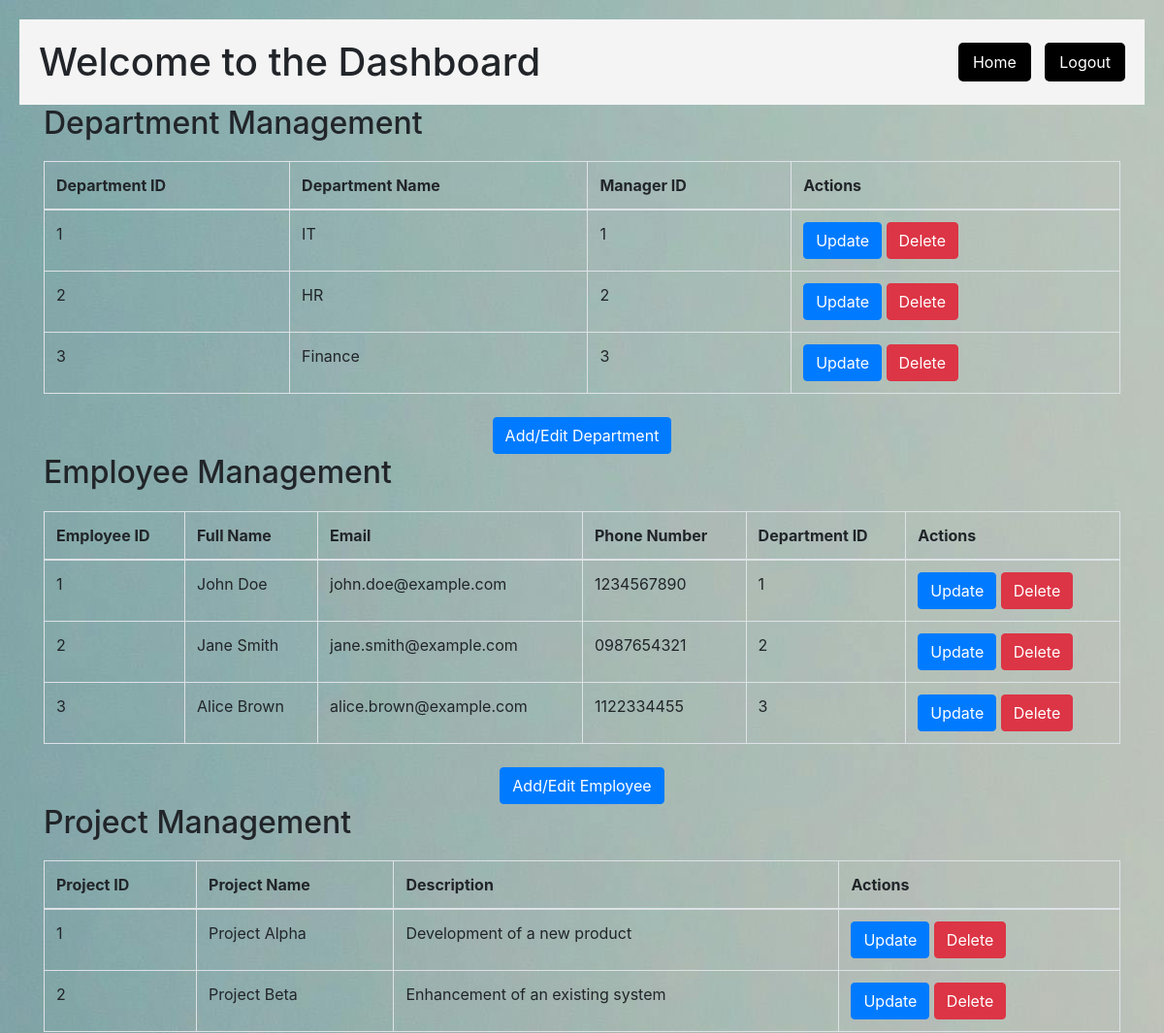
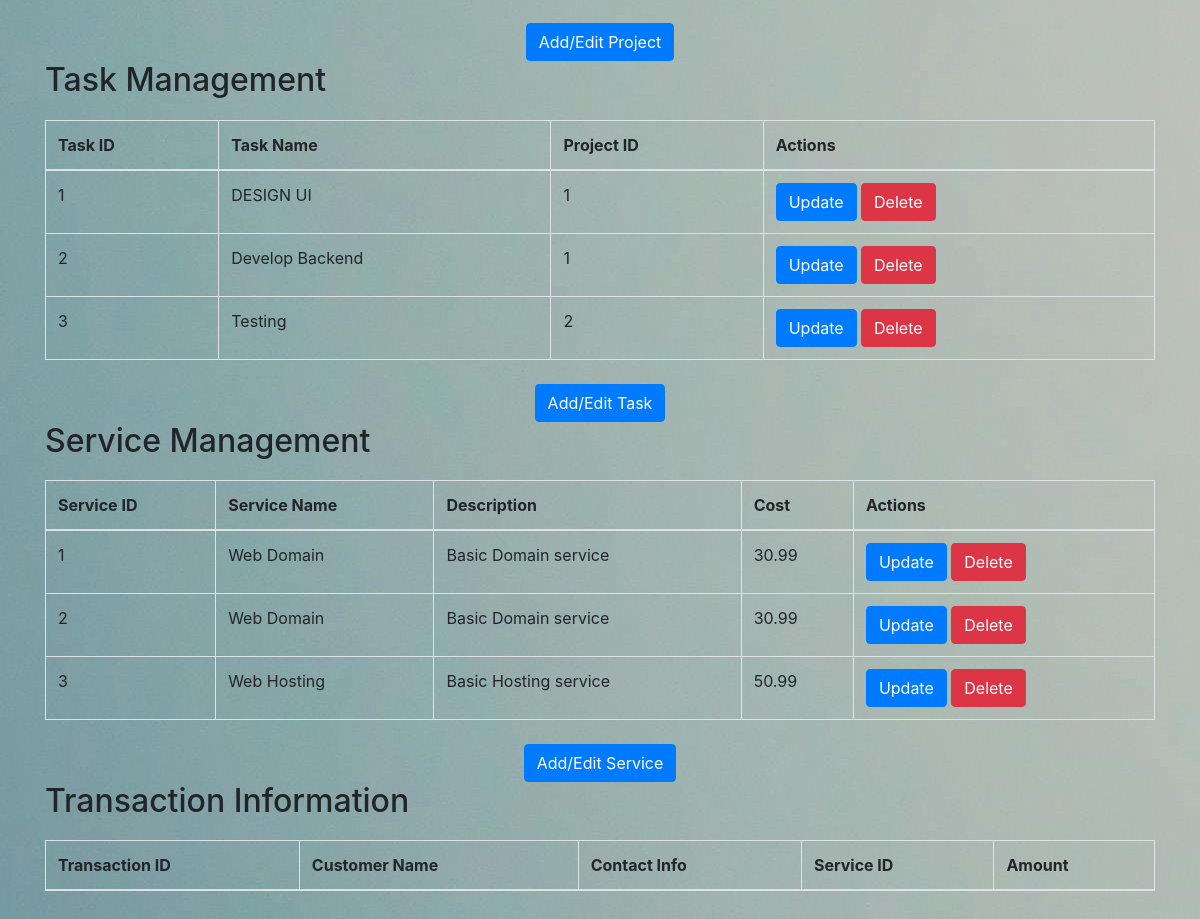
Page /depts.php on the committed database (2 pictures, top to bottom).
### tables this page shows
CREATE TABLE `departments` (
  `department_id` int(11) NOT NULL,
  `department_name` varchar(255) NOT NULL,
  `manager_id` int(11) DEFAULT NULL
);

CREATE TABLE `employees` (
  `employee_id` int(11) NOT NULL,
  `full_name` varchar(255) NOT NULL,
  `email` varchar(150) NOT NULL,
  `phone_number` varchar(15) DEFAULT NULL,
  `department_id` int(11) DEFAULT NULL
);

CREATE TABLE `projects` (
  `project_id` int(11) NOT NULL,
  `project_name` varchar(255) NOT NULL,
  `description` text DEFAULT NULL
);

CREATE TABLE `tasks` (
  `task_id` int(11) NOT NULL,
  `task_name` varchar(255) NOT NULL,
  `project_id` int(11) DEFAULT NULL
);

CREATE TABLE `services` (
  `service_id` INT(11) NOT NULL PRIMARY KEY,
  `service_name` VARCHAR(255) NOT NULL,
  `description` TEXT DEFAULT NULL,
  `cost` DECIMAL(10,2) DEFAULT NULL,
  `department_id` INT(11) DEFAULT NULL
);

### depts.php (the view, shortened to what this page needs)
<?php
$servername = "localhost";
$username = "root";
$password = "";
$dbname = "projmr1";
$conn = new mysqli($servername, $username, $password, $dbname);
$departments_query = "SELECT * FROM departments";
$departments_result = mysqli_query($conn, $departments_query);
$employees_query = "SELECT * FROM employees";
$employees_result = mysqli_query($conn, $employees_query);
$projects_query = "SELECT * FROM projects";
$projects_result = mysqli_query($conn, $projects_query);
$tasks_query = "SELECT * FROM tasks";
$tasks_result = mysqli_query($conn, $tasks_query);
$services_query = "SELECT * FROM services";
$services_result = mysqli_query($conn, $services_query);
?>
<!DOCTYPE html>
<html lang="en">
<head>
    <link href="https://stackpath.bootstrapcdn.com/bootstrap/4.5.2/css/bootstrap.min.css" rel="stylesheet">
</head>
<body>
<header style="display: flex; justify-content: space-between; align-items: center; padding: 20px; background-color: #f4f4f4;">
        <h1 style="margin: 0;">Welcome to the Dashboard</h1>
        <div>
            <a href="index.php" style="padding: 10px 15px; margin-right: 10px; text-decoration: none; color: #fff; background-color:rgb(0, 0, 0); border-radius: 5px;">Home</a>
            <a href="logout.php" style="padding: 10px 15px; text-decoration: none; color: #fff; background-color:rgb(0, 0, 0); border-radius: 5px;">Logout</a>
        </div>
    </header>
    <div class="container">
        <h2>Department Management</h2>
        <table class="table table-bordered">
            <thead>
                <tr>
                    <th>Department ID</th>
                    <th>Department Name</th>
                    <th>Manager ID</th>
                    <th>Actions</th>
                </tr>
            </thead>
            <tbody>
                <?php while ($row = mysqli_fetch_assoc($departments_result)) { ?>
                    <tr>
                        <td><?php echo $row['department_id']; ?></td>
                        <td><?php echo $row['department_name']; ?></td>
                        <td><?php echo $row['manager_id']; ?></td>
                        <td>
                            <button class="btn btn-primary" data-toggle="modal" data-target="#updateDepartmentModal<?php echo $row['department_id']; ?>">Update</button>
                            <form action="" method="POST" style="display:inline;">
                                <button type="submit" name="delete_department" class="btn btn-danger" onclick="return confirm('Are you sure you want to delete this department?');">Delete</button>
                            </form>
                        </td>
                    </tr>
                <?php } ?>
            </tbody>
        </table>
<div class="text-center mt-4">
    <a class="btn btn-primary" href="insert_department.php">Add/Edit Department</a>
</div>
        <h2>Employee Management</h2>
        <table class="table table-bordered">
            <thead>
                <tr>
                    <th>Employee ID</th>
                    <th>Full Name</th>
                    <th>Email</th>
                    <th>Phone Number</th>
                    <th>Department ID</th>
                    <th>Actions</th>
                </tr>
            </thead>
            <tbody>
                <?php while ($row = mysqli_fetch_assoc($employees_result)) { ?>
                    <tr>
                        <td><?php echo $row['employee_id']; ?></td>
                        <td><?php echo $row['full_name']; ?></td>
                        <td><?php echo $row['email']; ?></td>
                        <td><?php echo $row['phone_number']; ?></td>
                        <td><?php echo $row['department_id']; ?></td>
                        <td>
                            <button class="btn btn-primary" data-toggle="modal" data-target="#updateEmployeeModal<?php echo $row['employee_id']; ?>">Update</button>
                            <form action="" method="POST" style="display:inline;">
                                <button type="submit" name="delete_employee" class="btn btn-danger" onclick="return confirm('Are you sure you want to delete this employee?');">Delete</button>
                            </form>
                        </td>
                    </tr>
                <?php } ?>
            </tbody>
        </table>
<div class="text-center mt-4">
    <a class="btn btn-primary" href="insert_employee.php">Add/Edit Employee</a>
</div>
        <h2>Project Management</h2>
        <table class="table table-bordered">
            <thead>
                <tr>
                    <th>Project ID</th>
                    <th>Project Name</th>
                    <th>Description</th>
                    <th>Actions</th>
                </tr>
            </thead>
            <tbody>
                <?php while ($row = mysqli_fetch_assoc($projects_result)) { ?>
                    <tr>
                        <td><?php echo $row['project_id']; ?></td>
                        <td><?php echo $row['project_name']; ?></td>
                        <td><?php echo $row['description']; ?></td>
                        <td>
                            <button class="btn btn-primary" data-toggle="modal" data-target="#updateProjectModal<?php echo $row['project_id']; ?>">Update</button>
                            <form action="" method="POST" style="display:inline;">
                                <button type="submit" name="delete_project" class="btn btn-danger" onclick="return confirm('Are you sure you want to delete this project?');">Delete</button>
                            </form>
                        </td>
                    </tr>
                <?php } ?>
            </tbody>
        </table>
<div class="text-center mt-4">
    <a class="btn btn-primary" href="insert_project.php">Add/Edit Project</a>
</div>
        <h2>Task Management</h2>
        <table class="table table-bordered">
            <thead>
                <tr>
                    <th>Task ID</th>
                    <th>Task Name</th>
                    <th>Project ID</th>
                    <th>Actions</th>
                </tr>
            </thead>
            <tbody>
                <?php while ($row = mysqli_fetch_assoc($tasks_result)) { ?>
                    <tr>
                        <td><?php echo $row['task_id']; ?></td>
                        <td><?php echo $row['task_name']; ?></td>
                        <td><?php echo $row['project_id']; ?></td>
                        <td>
                            <button class="btn btn-primary" data-toggle="modal" data-target="#updateTaskModal<?php echo $row['task_id']; ?>">Update</button>
                            <form action="" method="POST" style="display:inline;">
                                <button type="submit" name="delete_task" class="btn btn-danger" onclick="return confirm('Are you sure you want to delete this task?');">Delete</button>
                            </form>
                        </td>
                    </tr>
                <?php } ?>
            </tbody>
        </table>
<div class="text-center mt-4">
    <a class="btn btn-primary" href="insert_task.php">Add/Edit Task</a>
</div>
        <h2>Service Management</h2>
        <table class="table table-bordered">
            <thead>
                <tr>
                    <th>Service ID</th>
                    <th>Service Name</th>
                    <th>Description</th>
                    <th>Cost</th>
                    <th>Actions</th>
                </tr>
            </thead>
            <tbody>
                <?php while ($row = mysqli_fetch_assoc($services_result)) { ?>
                    <tr>
                        <td><?php echo $row['service_id']; ?></td>
                        <td><?php echo $row['service_name']; ?></td>
                        <td><?php echo $row['description']; ?></td>
                        <td><?php echo $row['cost']; ?></td>
                        <td>
                            <button class="btn btn-primary" data-toggle="modal" data-target="#updateServiceModal<?php echo $row['service_id']; ?>">Update</button>
                            <form action="" method="POST" style="display:inline;">
                                <button type="submit" name="delete_service" class="btn btn-danger" onclick="return confirm('Are you sure you want to delete this service?');">Delete</button>
                            </form>
                        </td>
                    </tr>
                <?php } ?>
            </tbody>
        </table>
<div class="text-center mt-4">
    <a class="btn btn-primary" href="insert_service.php">Add/Edit Service</a>
</div>
        <h2>Transaction Information</h2>
<table class="table table-bordered">
    <thead>
        <tr>
            <th>Transaction ID</th>
            <th>Customer Name</th>
            <th>Contact Info</th>
            <th>Service ID</th>
            <th>Amount</th>
        </tr>
    </thead>
</table>
    </div>
</body>
</html>

### depts.php (style rules this page uses)
body { background-image: url(pexels-jplenio-1103970.jpg); padding: 20px; }
table { margin-top: 20px; }

### rows in the picture
departments: department_id "1", department_name "IT", manager "1"
departments: department_id "2", department_name "HR", manager "2"
departments: department_id "3", department_name "Finance", manager "3"
employees: employee_id "1", full_name "John Doe", email "john.doe@example.com", phone_number "1234567890", department "1"
employees: employee_id "2", full_name "Jane Smith", email "jane.smith@example.com", phone_number "0987654321", department "2"
employees: employee_id "3", full_name "Alice Brown", email "alice.brown@example.com", phone_number "1122334455", department "3"
projects: project_id "1", project_name "Project Alpha", description "Development of a new product"
projects: project_id "2", project_name "Project Beta", description "Enhancement of an existing system"
tasks: task_id "1", task_name "DESIGN UI", project "1"
tasks: task_id "2", task_name "Develop Backend", project "1"
tasks: task_id "3", task_name "Testing", project "2"
services: service_id "1", service_name "Web Domain", description "Basic Domain service", cost "30.99"
services: service_id "2", service_name "Web Domain", description "Basic Domain service", cost "30.99"
services: service_id "3", service_name "Web Hosting", description "Basic Hosting service", cost "50.99"
